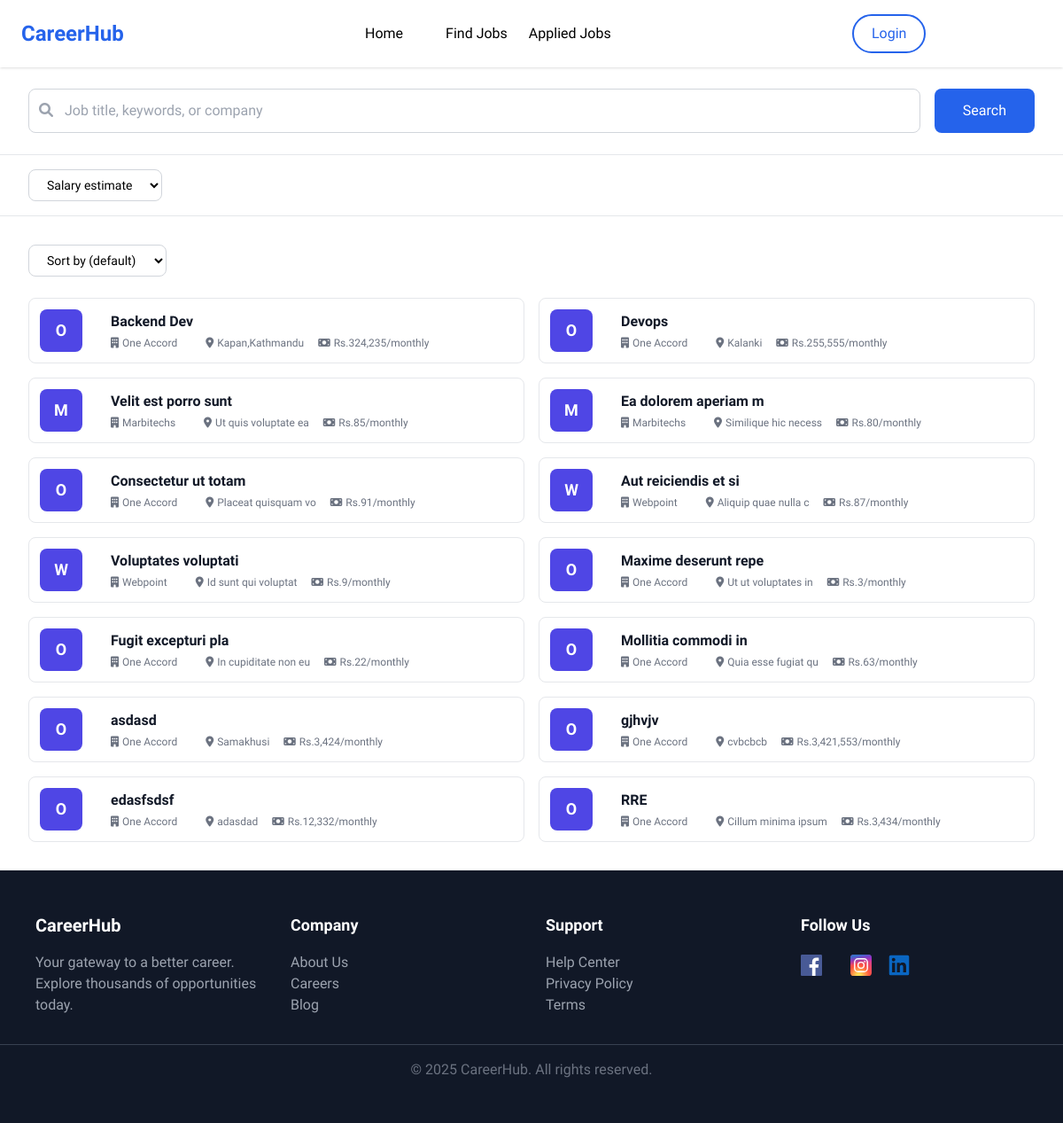
The app's page /jobs/, older data.
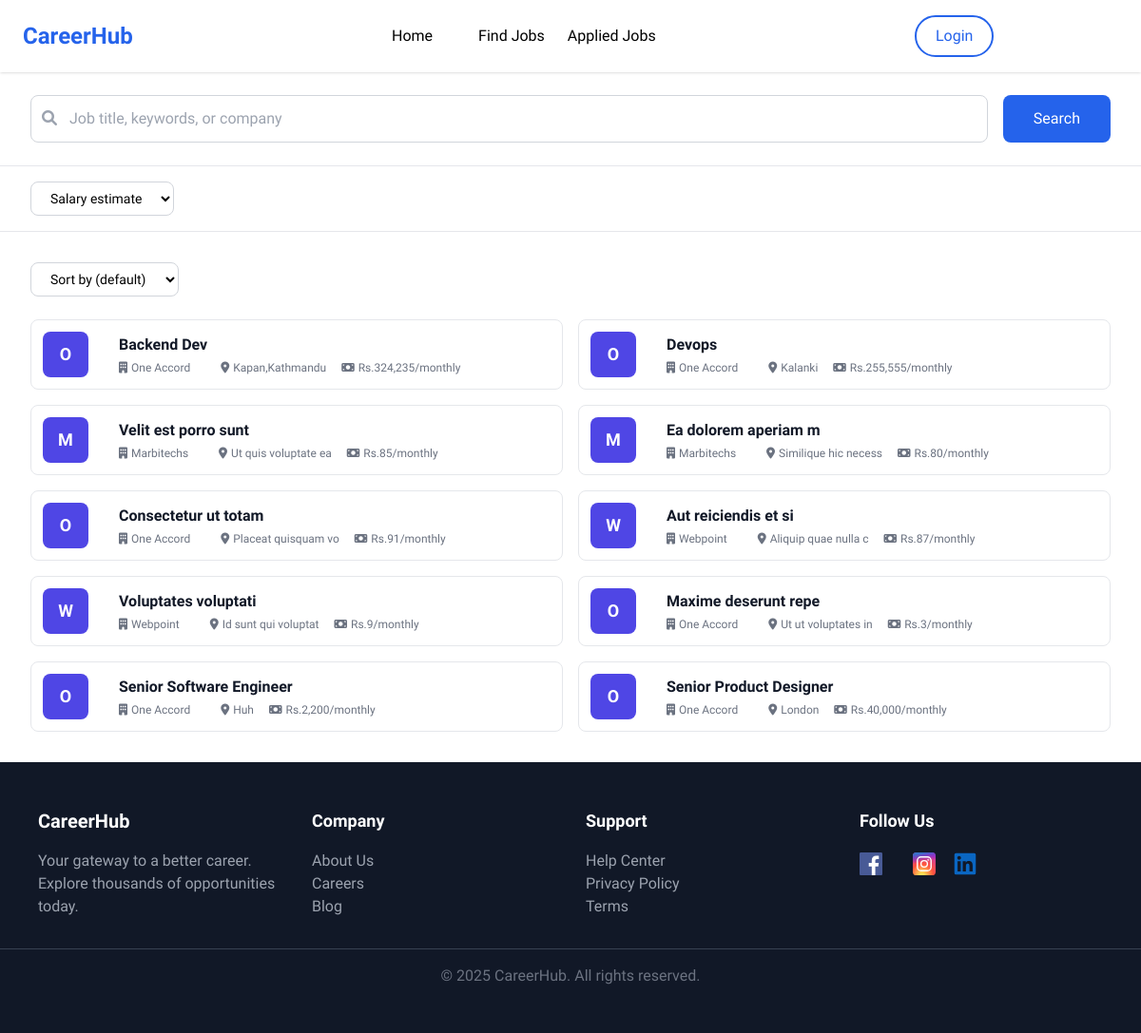
The same page, newer data.
### job_portal/models.py (models this page shows, shortened)
class JobPost(models.Model):
    company = models.ForeignKey(CompanyProfile, on_delete=models.CASCADE)
    title = models.CharField(max_length=255)
    description = models.TextField()
    location = models.CharField(max_length=255, blank=True, null=True)
    salary = models.DecimalField(max_digits=10, decimal_places=2, blank=True, null=True)
    working_hours=models.CharField(max_length=100, blank=True, null=True)
    posted = models.DateTimeField(auto_now_add=True)

class CompanyProfile(models.Model):
    user = models.OneToOneField(User, on_delete=models.CASCADE,null=True, blank=True,related_name='company_profile')
    company_name = models.CharField(max_length=255, blank=True, null=True)
    company_description = models.TextField(blank=True, null=True)
    def __str__(self):
        return f"{self.company_name}"

### job_portal/views.py (the view)
# urls.py: path('jobs/', v.jobs, name="jobs"),
def jobs(request):
    jobs= JobPost.objects.all()
    ctx = {
        "jobs": jobs
    }
    return render(request, "jobs.html",ctx)

### job_portal/context_processors.py (called while the page is built, shortened)
def user_role(request):
    role = None
    return {
        'user_role': role
    }

### job_portal/templates/jobs.html (shortened to what this page needs)
{% extends "common/layout.html" %}
{% load static %}
{% load humanize %}
{% block content %}
<script src="https://cdn.tailwindcss.com"></script>
<link href="https://cdnjs.cloudflare.com/ajax/libs/font-awesome/6.0.0/css/all.min.css" rel="stylesheet">
    <div class="bg-white border-b">
        <div class="max-w-7xl mx-auto px-4 sm:px-6 lg:px-8 py-6">
            <div class="flex flex-col md:flex-row gap-4">
                <div class="flex-1">
                    <div class="relative">
                        <i class="fas fa-search absolute left-3 top-8 transform -translate-y-1/2 text-gray-400"></i>
                        <input type="text" placeholder="Job title, keywords, or company" id="searchInput" class="w-full pl-10 pr-4 py-3 border border-gray-300 rounded-lg focus:ring-2 focus:ring-blue-500 focus:border-transparent">
                    </div>
                </div>
                <button class="bg-blue-600 hover:bg-blue-700 text-white px-8 py-3 rounded-lg font-medium" id="searchButton">Search</button>
            </div>
        </div>
    </div>
    <div class="bg-white border-b">
        <div class="max-w-7xl mx-auto px-4 sm:px-6 lg:px-8 py-4">
            <div class="flex flex-wrap gap-4">
                <select class="px-4 py-2 border border-gray-300 rounded-lg text-sm focus:ring-2 focus:ring-blue-500 focus:border-transparent">
                    <option>Salary estimate</option>
                </select>
            </div>
        </div>
    </div>
    <div class="max-w-7xl mx-auto px-4 sm:px-6 lg:px-8 py-8">
        <div class="flex justify-between items-center mb-6">
            <div class="flex gap-4">
                <select class="px-4 py-2 border border-gray-300 rounded-lg text-sm">
                    <option>Sort by (default)</option>
                </select>
            </div>
        </div>
        <div class="grid grid-cols-1 lg:grid-cols-2 gap-4" id="searchResults">
            {% for job in jobs %}
            <a href="{% url 'job_details' job.id %}">
            <div class="bg-white rounded-lg border border-gray-200 p-3 hover:shadow-lg transition-shadow flex w-full items-center">
              <div class="flex justify-between items-start">
                  <div class="flex items-center space-x-4">
                   <div class="w-12 h-12 bg-indigo-600 rounded-lg flex items-center justify-center">
                          <span class="text-white text-lg font-bold">{{ job.company.company_name|slice:":1" }}</span>
                      </div>
                      <div>
                          <h3 class="font-semibold text-gray-900">{{ job.title }}</h3>
                          <div class="flex items-center justify-center space-x-4 text-xs text-gray-500 mt-1">
                              <span class="flex items-center justify-center"><i class="fas fa-building mr-1"></i>{{ job.company }}</span>
                              <span class="flex items-center justify-center"><i class="fas fa-map-marker-alt mr-1"></i>{{ job.location }}</span>
                              <span class="flex items-center justify-center gap-1"><i class="fa-solid fa-money-bill"></i> Rs.{{ job.salary|floatformat:0|intcomma }}/monthly</span>
                          </div>
                      </div>
                  </div>
              </div>
            </div>
            </a>
            {% endfor %}
        </div>
    </div>
{% endblock %}

Row changes from the older to the newer data that the page shows:
removed JobPost: company.company_name "O", title "Mollitia commodi in", company "One Accord", location "Quia esse fugiat qu", salary "63"
removed JobPost: company.company_name "O", title "asdasd", company "One Accord", location "Samakhusi", salary "3,424"
removed JobPost: company.company_name "O", title "gjhvjv", company "One Accord", location "cvbcbcb", salary "3,421,553"
removed JobPost: company.company_name "O", title "edasfsdsf", company "One Accord", location "adasdad", salary "12,332"
removed JobPost: company.company_name "O", title "RRE", company "One Accord", location "Cillum minima ipsum", salary "3,434"
changed JobPost: title "Fugit excepturi pla" → "Senior Software Engineer"; location "In cupiditate non eu" → "Huh"; salary "22" → "2,200"
added JobPost: company.company_name "O", title "Senior Product Designer", company "One Accord", location "London", salary "40,000"
